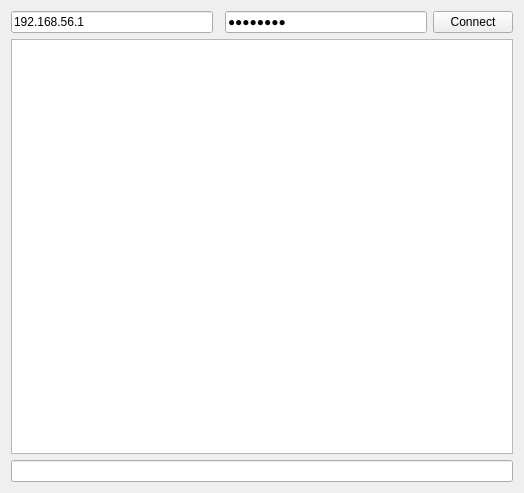
<?xml version="1.0" encoding="UTF-8"?>
<ui version="4.0">
 <class>Form</class>
 <widget class="QWidget" name="Form">
  <property name="geometry">
   <rect>
    <x>0</x>
    <y>0</y>
    <width>524</width>
    <height>493</height>
   </rect>
  </property>
  <property name="windowTitle">
   <string>BeeRAT-Client</string>
  </property>
  <layout class="QGridLayout" name="gridLayout">
   <item row="0" column="2">
    <widget class="QLineEdit" name="le2">
     <property name="text">
      <string>password</string>
     </property>
     <property name="echoMode">
      <enum>QLineEdit::Password</enum>
     </property>
     <property name="placeholderText">
      <string>Password</string>
     </property>
    </widget>
   </item>
   <item row="0" column="3">
    <widget class="QPushButton" name="pb">
     <property name="text">
      <string>Connect</string>
     </property>
    </widget>
   </item>
   <item row="1" column="0" colspan="4">
    <widget class="QTextBrowser" name="tb"/>
   </item>
   <item row="0" column="0">
    <widget class="QLineEdit" name="le1">
     <property name="text">
      <string>192.168.56.1</string>
     </property>
     <property name="placeholderText">
      <string>IP</string>
     </property>
    </widget>
   </item>
   <item row="2" column="0" colspan="4">
    <widget class="LineEdit" name="le">
     <property name="placeholderText">
      <string/>
     </property>
    </widget>
   </item>
  </layout>
 </widget>
 <customwidgets>
  <customwidget>
   <class>LineEdit</class>
   <extends>QLineEdit</extends>
   <header>lineedit.h</header>
  </customwidget>
 </customwidgets>
 <resources/>
 <connections/>
</ui>
